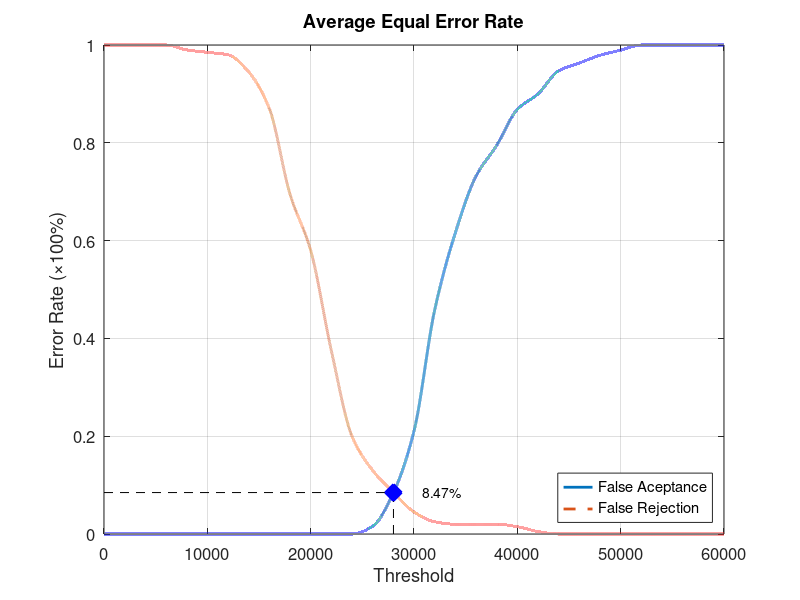
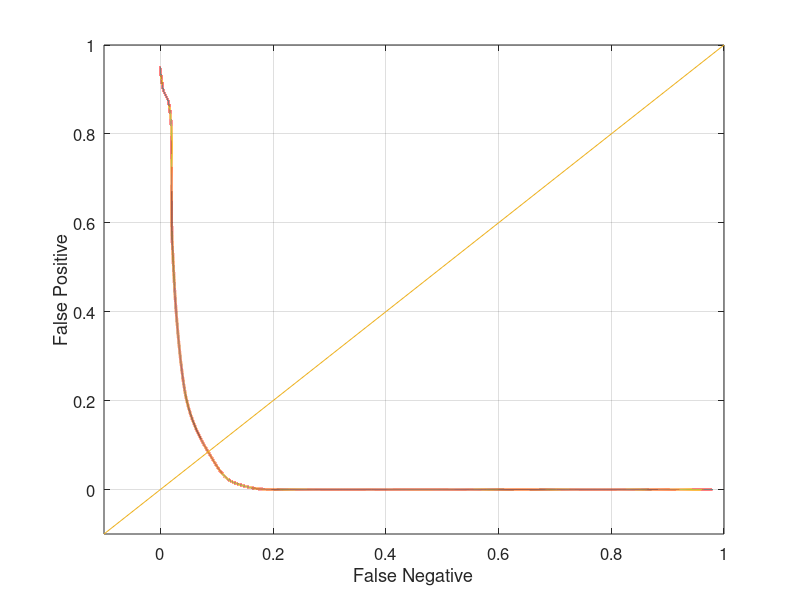

Source code (MATLAB) for these figures, in order:
function yEER = Database5_2
close all;
clear;
clc;
x = 0:2000:60000;
xq = 0:0.5:60000;

y0 = [0 0 0 0 0 0 0 0 0 0 0 0 0 0.0157895 0.0842105 0.210526 0.457895 0.615789 0.731579 0.794737 0.868421 0.9 0.947368 0.963158 0.978947 0.989474 1 1 1 1 1];
yy0 = interp1(x, y0, xq, 'pchip');
y1 = [1 1 1 1 0.99 0.985 0.98 0.945 0.87 0.695 0.58 0.375 0.2 0.13 0.085 0.045 0.025 0.02 0.02 0.02 0.015 0.005 0 0 0 0 0 0 0 0 0];
yy1 = interp1(x, y1, xq, 'pchip');

% Calculating EER: 
y2 = abs(y0 - y1);
find(y2 == min(y2))
yy2 = abs(yy0 - yy1);
xEER = find(yy2 == min(yy2));
xEERIndex = xq(xEER) % X-axis EER
yEER = yy0(xEER) % Y-axis EER

main = figure
plot(xq, yy0,'-','LineWidth', 2);	hold on
plot(xq, yy1,'--','LineWidth', 2);	hold on
plot([xEERIndex xEERIndex], [0 yEER], 'k--');	hold on
plot([0 xEERIndex], [yEER yEER], 'k--');	hold on
plot(xEERIndex, yEER, 'bx', 'LineWidth', 10);	hold on
text(xEERIndex + 10 * xEERIndex / 100, yEER, [num2str(round((10000 * yEER)) / 100) '%'])
legend('False Aceptance', 'False Rejection', 'Location', 'SouthEast')
xlabel('Threshold')
ylabel('Error Rate (\times100%)')
title('Average Equal Error Rate')
set(gca, 'FontSize', 12)
axis([0 60000 0 1])
grid on

print(main, 'Database5_2Main', '-dpng');
FNRxFPR = figure('Color', [1 1 1]);
plot(yy1, yy0, '-', yy1, yy0, 'LineWidth', 2);
hold on
y = -0.1:0.1:1
plot(y, y); 
set(gca, 'FontSize', 12)
xlabel('False Negative')
ylabel('False Positive')
axis([-0.1 1 -0.1 1])
set(gca, 'FontSize', 12)
grid on

print(FNRxFPR, 'Database5_2FNRxFPR','-dpng');
end
